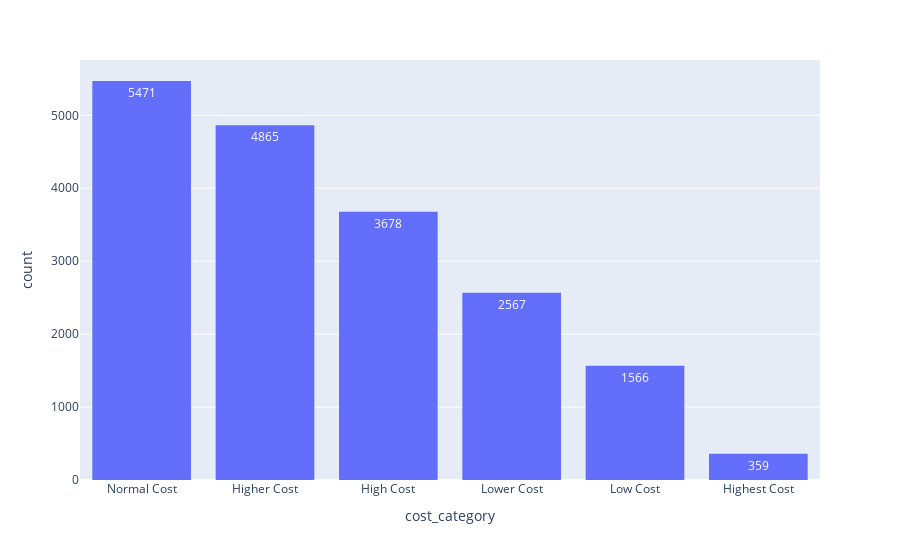

The code cell stored with this chart in its notebook:
### Code cell
px.histogram(TrainDF,x='cost_category',text_auto=True).update_xaxes(categoryorder="total descending")

### Figure 1 — Plotly figure (JSON) as saved in the notebook; plotly's stock layout.template omitted (floating-point values rounded to 4 significant figures; data arrays with more than 128 entries replaced by an {"elided": "..."} marker saying what was removed)
{"data": [{"alignmentgroup": "True", "bingroup": "x", "hovertemplate": "cost_category=%{x}<br>count=%{y}<extra></extra>", "legendgroup": "", "marker": {"color": "#636efa", "pattern": {"shape": ""}}, "name": "", "offsetgroup": "", "orientation": "v", "showlegend": false, "texttemplate": "%{value}", "type": "histogram", "x": {"elided": "18506 str values"}, "xaxis": "x", "yaxis": "y"}], "layout": {"autosize": true, "barmode": "relative", "legend": {"tracegroupgap": 0}, "margin": {"t": 60}, "xaxis": {"anchor": "y", "autorange": true, "categoryorder": "total descending", "domain": [0, 1], "range": [-0.5, 5.5], "title": {"text": "cost_category"}, "type": "category"}, "yaxis": {"anchor": "x", "autorange": true, "domain": [0, 1], "range": [0, 5759.0], "title": {"text": "count"}}}}
